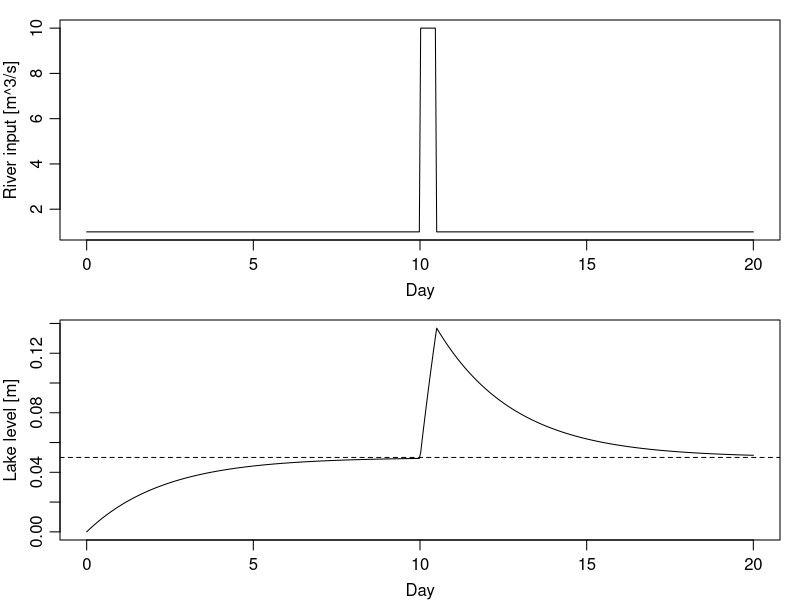

Recreate this plot in R.
png("2014-03-16-box-model.png")
library(deSolve)
IC <- 0
parms <- list(A = 4e6, gamma = 20)
sperday <- 86400 # seconds per day
times <- seq(0, 20 * sperday, length.out = 500)
R <- function(t) {
    1 + ifelse(10.0 * sperday < t & t < 10.5 * sperday, 9, 0)
}
DE <- function(t, y, parms) {
    h <- y[1]
    dhdt <- (R(t) - parms$gamma * h) / parms$A
    list(dhdt)
}
sol <- lsoda(IC, times, DE, parms)
par(mfrow = c(2, 1), mar = c(3, 3, 1, 1), mgp = c(2, 0.7, 0))
h <- sol[, 2]
Day <- times / 86400
plot(Day, R(times), type = "l", ylab = "River input [m^3/s]")
plot(Day, h, type = "l", ylab = "Lake level [m]")
abline(h = 1 / parms$gamma, lty = 2) # theoretical steady state for 1 m^3/s
dev.off()
